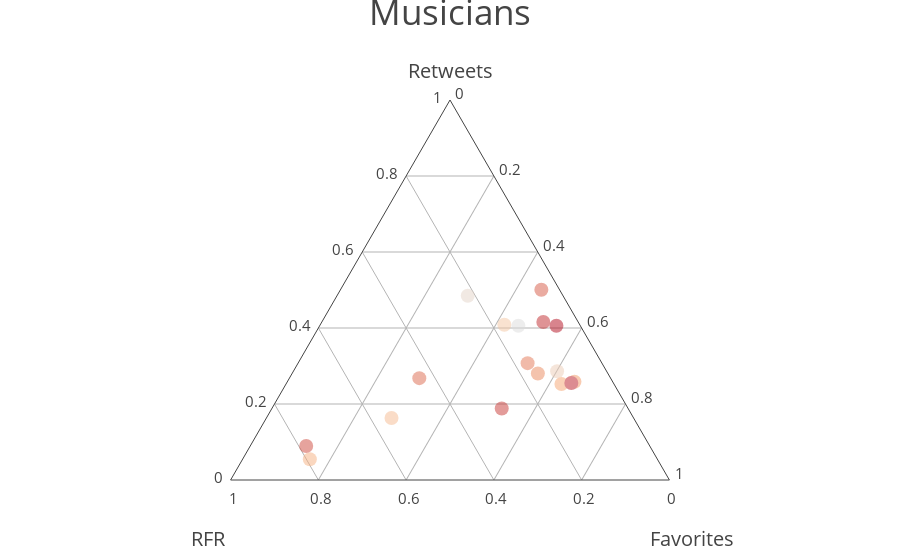

Here is the notebook cell this chart was saved with:
### Code cell
from_user_df_ave = from_user_df.groupby('screen_name').mean()
ternary_plot_avg(from_user_df_ave, 'Musicians')

### Figure 1 — Plotly figure (JSON) as saved in the notebook; plotly's stock layout.template omitted (floating-point values rounded to 4 significant figures)
{"data": [{"a": [0.03419, 0.1294, 0.01536, 0.02804, 0.0007447, 0.005128, 0.01955, 0.01033, 0.01199, 0.004369, 0.0009013, 0.23, 0.005876, 0.006253, 0.0748, 0.00433, 0.08318], "b": [0.01188, 0.05795, 0.006059, 0.01181, 0.002517, 0.07422, 0.009252, 0.003479, 0.006838, 0.002406, 0.001466, 0.01906, 0.05147, 0.009579, 0.0143, 0.001624, 0.01116], "c": [0.03812, 0.07954, 0.03227, 0.02879, 0.001301, 0.01435, 0.04853, 0.02613, 0.02399, 0.00743, 0.0009956, 0.2104, 0.008385, 0.01742, 0.09085, 0.011, 0.1105], "marker": {"autocolorscale": true, "color": [0, 1, 2, 3, 4, 5, 6, 7, 8, 9, 10, 11, 12, 13, 14, 15, 16], "size": 14, "symbol": "o"}, "mode": "markers", "opacity": 0.5, "text": ["Adele", "Beyonce", "BrunoMars", "Eminem", "Fergie", "JohnMayer", "MileyCyrus", "britneyspears", "chrisbrown", "coldplay", "jason_mraz", "justinbieber", "marilynmanson", "nickjonas", "selenagomez", "shakira", "taylorswift13"], "type": "scatterternary"}], "layout": {"annotations": [{"font": {"size": 35}, "showarrow": false, "text": "Musicians", "x": 0.5, "y": 1.3}], "ternary": {"aaxis": {"showgrid": true, "showline": true, "tickcolor": "rgba(0,0,0,0)", "tickfont": {"size": 15}, "ticklen": 5, "title": "Retweets", "titlefont": {"size": 20}}, "baxis": {"showgrid": true, "showline": true, "tickcolor": "rgba(0,0,0,0)", "tickfont": {"size": 15}, "ticklen": 5, "title": "<br>RFR", "titlefont": {"size": 20}}, "caxis": {"showgrid": true, "showline": true, "tickcolor": "rgba(0,0,0,0)", "tickfont": {"size": 15}, "ticklen": 5, "title": "<br>Favorites", "titlefont": {"size": 20}}, "sum": 1}}}
